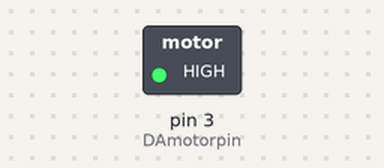
Bench run of a sketch on a simulated Arduino Uno, built with avr-gcc and run on an emulated ATmega328P. On the bench: switched loads named in the sketch (green lamp = pin HIGH).

Above: at 1.5 s.
At 4.5 s:
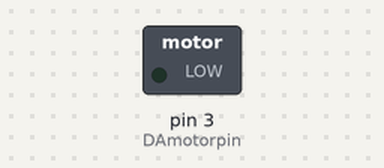
Timing chart, 0 to 7.8 s (numbered marks = the images above):
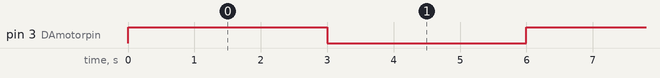

Measured:
- by itself, pin 3 (DAmotorpin): alternates HIGH for 3.0 s and LOW for 3.0 s

The sketch:

DA_motor_hiz_kontrol_2.kod.ino
```cpp
const int DAmotorpin = 3;

void setup() {
//DA motor pini çıkış olarak tanımlanır.
pinMode(DAmotorpin, OUTPUT);
}

void loop() {

digitalWrite(DAmotorpin, HIGH);
delay(3000); // DA motor 3 saniye çalışır
digitalWrite(DAmotorpin, LOW);
delay(3000); //DA motor 3 saniye durur
}
```
